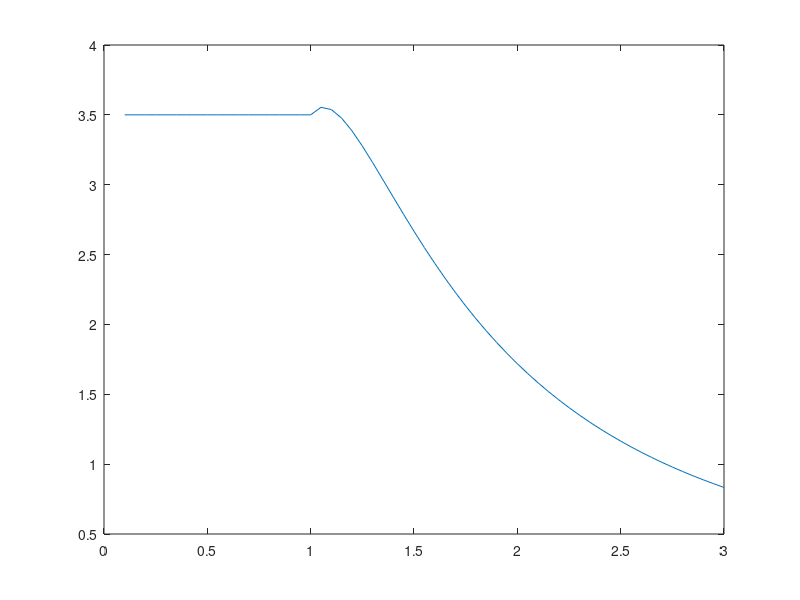

The MATLAB script that drew this image:
%20180213
%compute the ztz averaged OTOC at any temperature
ome=@(p,g) sqrt(1-2*g*cos(p)+g^2);
fun=@(p,g,beta) (16/pi*sin(p).^2./(ome(p,g).^2)-12/pi*sin(p).^4./(ome(p,g).^4))./(1+(cosh(beta*ome(p,g))).^(-1));
g_list=[0.1:0.05:3];
%beta_list=logspace(-2,2,10);
beta_list=0;
C=zeros(length(g_list),length(beta_list));

row=1;
for g=g_list
    col=1;
    for beta=beta_list
        C(row,col)=integral(@(x)fun(x,g,beta),0,2*pi);
        col=col+1;
    end
    row=row+1;
end

figure(1)
plot(g_list,C)